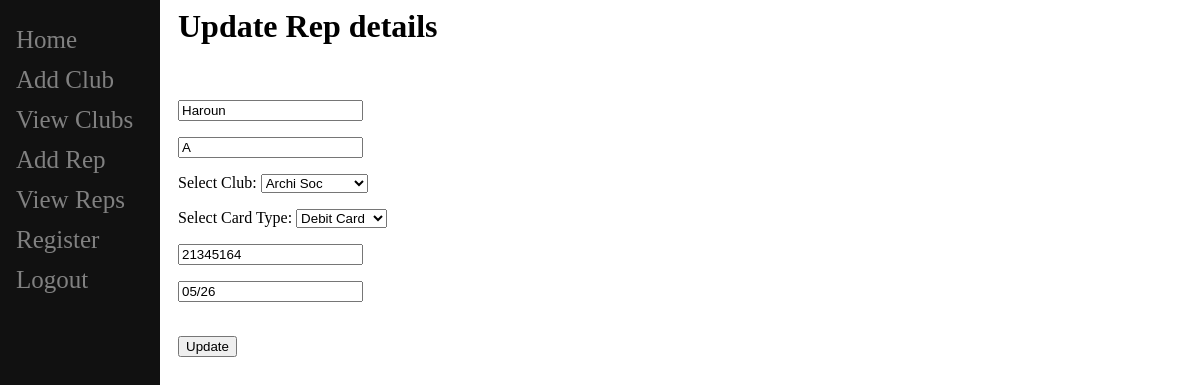
/update_rep/17 (signed in), run on the app's committed database.
### hello/models.py (models this page shows, shortened)
class ClubRep(models.Model):
    firstName = models.CharField(max_length=300)
    lastName = models.CharField(max_length=1)
    clubName = models.ForeignKey(ClubName, blank=True, null=True, on_delete=models.CASCADE)
    cardType = models.CharField(max_length=100)
    cardNumber = models.CharField(max_length=19) # card number 19 degits
    expiryDate = models.CharField(max_length=8)

### hello/views.py (the view)
# urls.py: path("update_rep/<rep_id>",views.update_rep, name="updateRep"),
def update_rep(response, rep_id):
    rep = ClubRep.objects.get(pk=rep_id)
    form = RepForm(response.POST or None, instance=rep)
    if form.is_valid():
        form.save()
        return redirect('clubReps')
    return render(response,"hello/update_rep.html", {'rep': rep,"form":form} )

### hello/forms.py
class RepForm(ModelForm):
    class Meta:
        model = ClubRep
        fields =  ('firstName', 'lastName', 'clubName', 'cardType', 'cardNumber', 'expiryDate')
        labels = {
            'firstName': '',
            'lastName': '',
            'clubName': 'Select Club',
            'cardType': 'Select Card Type',
            'cardNumber': '',
            'expiryDate': '',
        }
        widgets = {
            'firstName':forms.TextInput(attrs={'class':'form-control', 'placeholder':'First Name'}),
            'lastName':forms.TextInput(attrs={'class':'form-control','placeholder':'Last Name Initial'}),
            'cardType':forms.Select(choices=CARD_TYPE,attrs={'class':'form-control','placeholder':'Card Type'}),
            'cardNumber':forms.TextInput(attrs={'class':'form-control','placeholder':'Card Number'}),
            'expiryDate':forms.TextInput(attrs={'class':'form-control','placeholder':'Expiry Date'}),
        }

### hello/models.py (called while the page is built)
    def __str__(self):
        return self.name

### hello/templates/hello/update_rep.html (shortened to what this page needs)
{% extends "hello/base.html" %}
{% block content %}
    {% if user.is_authenticated %}
    <h1>Update Rep details</h1>
    <br/>
    <form action="" method=POST>
        {{ form.as_p }}
        <br/>
        <input type="submit" value="Update">
    </form>
    {% else %}
    <h3>Please <a href = "/">Login</a> First to be able to register </h3>
    {% endif %}
{%endblock%}

### data on the page
ClubRep: firstName "Haroun", lastName "A", clubName "Archi Soc", cardType "Debit Card", cardNumber "21345164", expiryDate "05/26"
